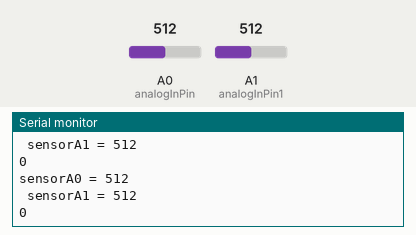
A sketch run on a simulated Arduino Uno, built with avr-gcc and run on an emulated ATmega328P. Parts: the last lines printed to the serial monitor. The test bench sets the inputs (shaded band); at power-on: A1 (analogInPin1) = 512, A0 (analogInPin) = 512.

Above: at 5.7 s.
5.8 s: A1 (analogInPin1) set to 783
At 5.85 s:
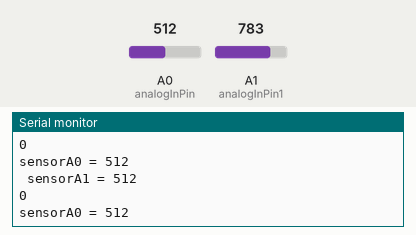
8.8 s: A1 (analogInPin1) set to 818
At 8.87 s:
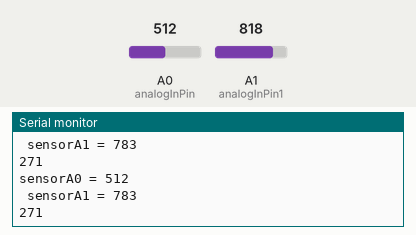
Timing chart, 0 to 11.3 s (numbered marks = the images above; inputs shaded):
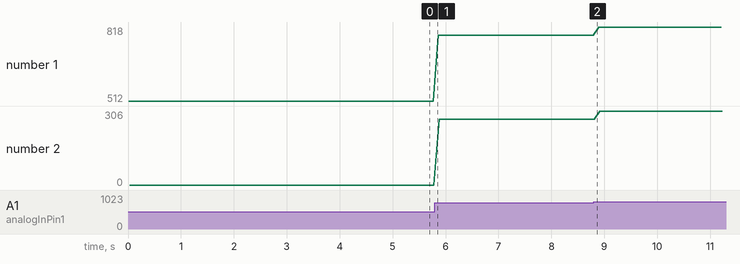

Measured:
- the behaviour switches between 800 and 801 on A1 (analogInPin1) (found by bisection; images 1 and 2)
- plotted number 1: 512 → 783 after the input at 5.8 s, 783 → 818 after the input at 8.8 s
- plotted number 2: 0 → 271 after the input at 5.8 s, 271 → 306 after the input at 8.8 s

The sketch:

sensor.ino
```cpp
// Getting the same input from both LDR
// Check with serial monitor and adjust until getting 0

int analogInPin = A0;  // Analog output pin that the LED is attached to
int analogInPin1 = A1;

int sensorValue = 0;        // value read from the pot
int sensorValue1 = 0;

void setup() {
  // initialize serial communications at 9600 bps:
  Serial.begin(9600);
}

void loop() {
  // read the analog in value:
  sensorValue = analogRead(analogInPin);
  sensorValue1 = analogRead(analogInPin1);

  // print the results to the serial monitor:
  Serial.print("sensorA0 = " );
  Serial.println(sensorValue);
  Serial.print(" sensorA1 = " );
  Serial.println(sensorValue1);
  Serial.println(sensorValue1-sensorValue);


  // wait 2 milliseconds before the next loop
  // for the analog-to-digital converter to settle
  // after the last reading:
  delay(100);
}
```
